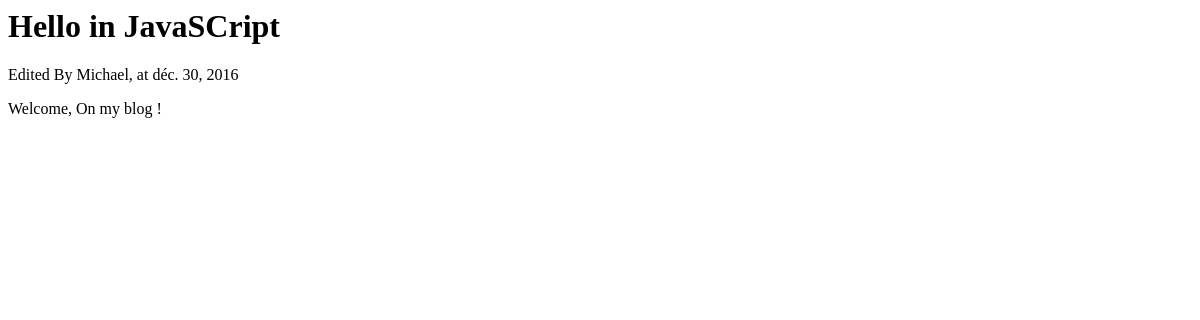
The app's page /blog/article/1, older data.
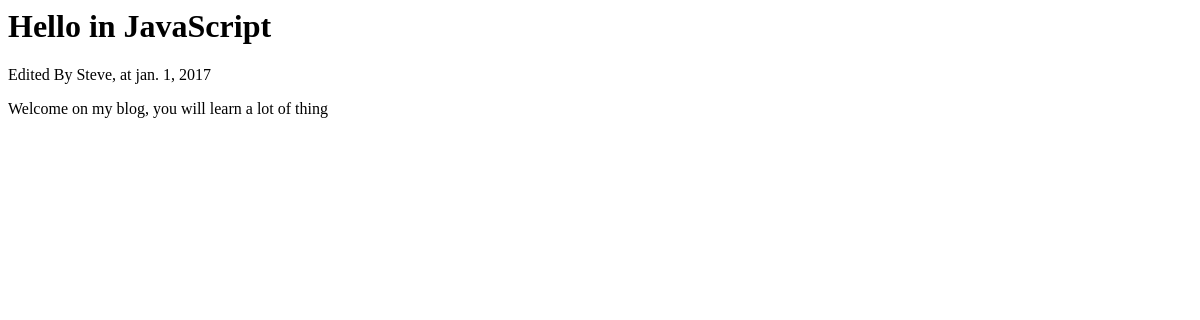
The same page, newer data.
### blog/models.py (models this page shows, shortened)
class Article(models.Model):
    title = models.CharField(max_length=100)
    author = models.CharField(max_length=42)
    slug = models.SlugField(max_length=100)
    content = models.TextField()
    date = models.DateTimeField(auto_now_add=True, auto_now=False, verbose_name='Release Date')
    category = models.ForeignKey(Category)

class Category(models.Model):
    name = models.CharField(max_length=30)

### blog/views.py (the view)
# urls.py: url(r'^article/(\d+)$', views.read, name='read'),
def read(request, article_id):
    article = get_object_or_404(Article, id=article_id)
    return render(request, 'blog/read.html', {'article': article})

### blog/templates/blog/read.html
<h1>
    {{ article.title }}
    <span class="small">
        in {{ article.category.name }}
    </span>
</h1>
<p class="infos">
    Edited By {{ article.author }}, at {{ article.date|date:"DATE_FORMAT" }}
</p>
<div class="content">
    {{ article.content|linebreaks }}
</div>

Row changes from the older to the newer data that the page shows:
changed Article "Hello": category.name "JavaSCript" → "JavaScript"; author "Michael" → "Steve"; date "déc. 30, 2016" → "jan. 1, 2017"; content "Welcome, On my blog !" → "Welcome on my blog, you will learn a lot of thing"
